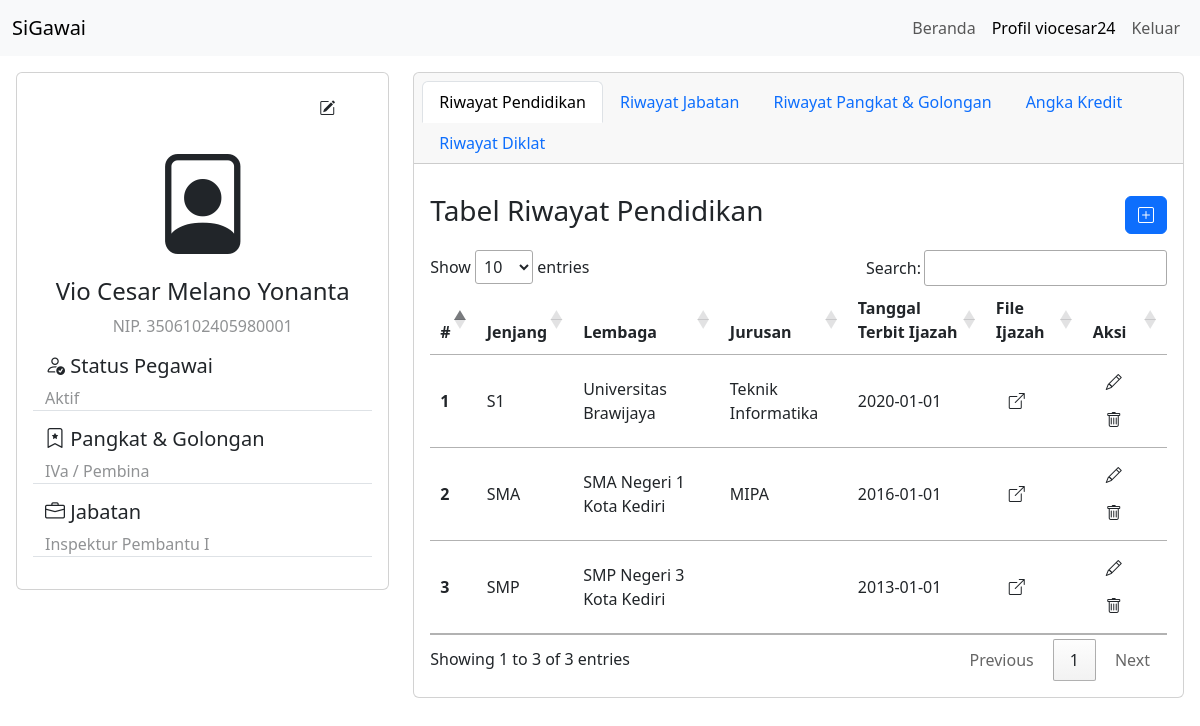
The app's page /profil/ (signed in), older data.
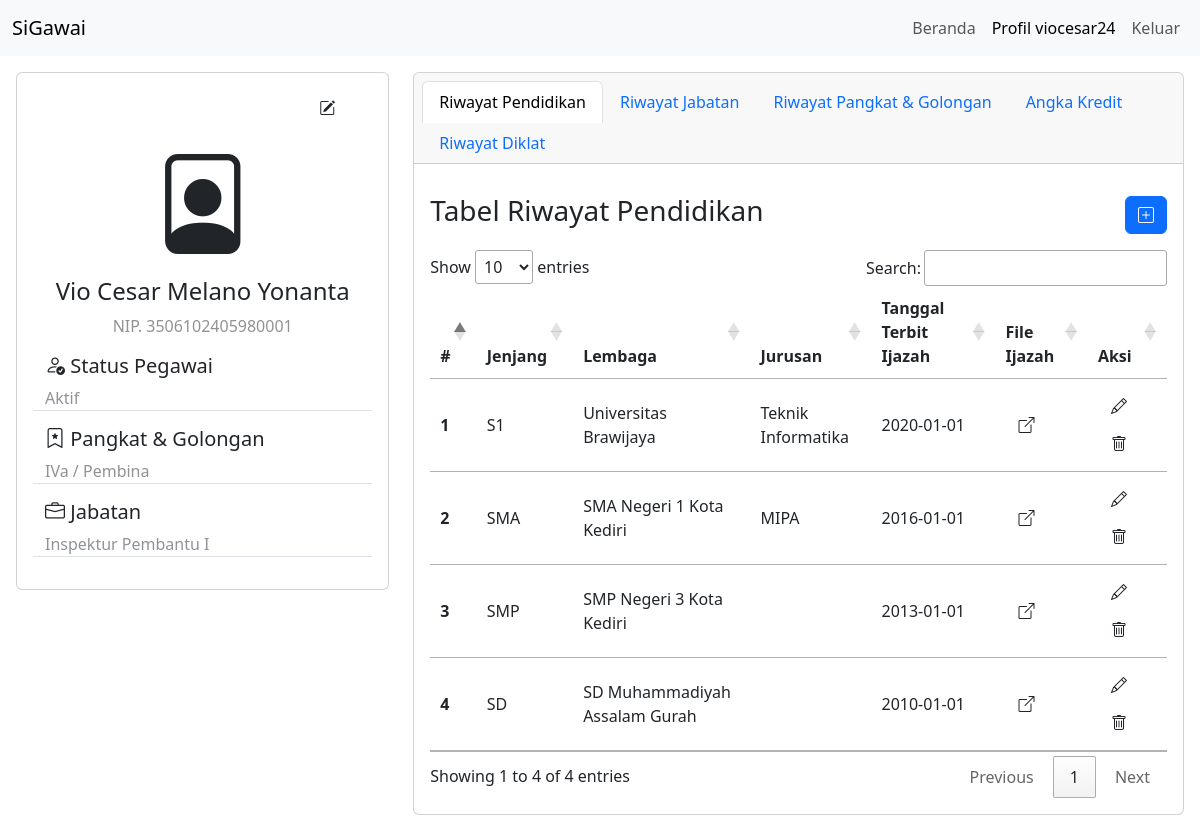
The same page, newer data.
### pegawai/models.py (models this page shows)
class Pendidikan(models.Model):
    id_pendidikan = models.AutoField(primary_key=True)
    class TingkatPendidikan(models.TextChoices):
        SD = "SD", _("Sekolah Dasar")
        SMP = "SMP", _("Sekolah Menengah Pertama")
        SMA = "SMA", _("Sekolah Menengah Atas")
        D1 = "D1", _("Diploma Satu")
        D2 = "D2", _("Diploma Dua")
        D3 = "D3", _("Diploma Tiga")
        D4 = "D4", _("Diploma Empat")
        S1 = "S1", _("Sarjana Satu")
        S2 = "S2", _("Sarjana Dua")
        S3 = "S3", _("Sarjana Tiga")
    tingkat_pendidikan = models.CharField(
        blank=False,
        max_length=3,
        choices=TingkatPendidikan.choices,
        default=TingkatPendidikan.SD,
    )
    lembaga_pendidikan = models.CharField(blank=False, max_length=200)
    fakultas_pendidikan = models.CharField(blank=True, max_length=200)
    jurusan_pendidikan = models.CharField(blank=True, max_length=200)
    gelar_depan_pendidikan = models.CharField(blank=True, max_length=100)
    gelar_belakang_pendidikan = models.CharField(blank=True, max_length=100)
    nomor_seri_ijazah_pendidikan = models.CharField(blank=False, max_length=200)
    tanggal_terbit_ijazah_pendidikan = models.DateField(blank=False)
    file_ijazah_pendidikan = models.FileField(upload_to="media/pendidikan/")
    user = models.ForeignKey(
        settings.AUTH_USER_MODEL, on_delete=models.CASCADE, blank=False, default=None
    )

### pegawai/views.py (the view)
# urls.py: path("profil/", views.profile, name="profile"),
@login_required
def profile(request):
    username = request.user.username
    try:
        pegawai = Pegawai.objects.get(user=request.user)
        tanggal_lahir_pegawai = pegawai.tanggal_lahir_pegawai.strftime("%Y-%m-%d")
    except Pegawai.DoesNotExist:
        pegawai = None
        tanggal_lahir_pegawai = None
    try:
        pendidikan = Pendidikan.objects.filter(user=request.user).order_by(
            "-tanggal_terbit_ijazah_pendidikan"
        )
        if pendidikan.exists():
            pendidikan_terakhir = pendidikan[0]
        else:
            pendidikan_terakhir = None
    except Pendidikan.DoesNotExist:
        pendidikan = None
        pendidikan_terakhir = None
    file_exists_pendidikan = False
    if pendidikan.exists():
        for pend in pendidikan:
            pend.tanggal_terbit_ijazah_pendidikan = (
                pend.tanggal_terbit_ijazah_pendidikan.strftime("%Y-%m-%d")
            )
            if pend and pend.file_ijazah_pendidikan:
                file_exists_pendidikan = default_storage.exists(
                    pend.file_ijazah_pendidikan.name
                )
            else:
                break
    pilihan_tingkat_pendidikan = Pendidikan.TingkatPendidikan.choices
    try:
        jabatan = Jabatan.objects.filter(user=request.user).order_by(
            "-tanggal_sk_jabatan"
        )
        if jabatan.exists():
            jabatan_terakhir = jabatan[0]
        else:
            jabatan_terakhir = None
    except Jabatan.DoesNotExist:
        jabatan = None
        jabatan_terakhir = None
    file_exists_jabatan = False
    if jabatan.exists():
        for jab in jabatan:
            jab.tanggal_sk_jabatan = jab.tanggal_sk_jabatan.strftime("%Y-%m-%d")
            jab.tmt_jabatan = jab.tmt_jabatan.strftime("%Y-%m-%d")
            if jab and jab.file_sk_jabatan:
                file_exists_jabatan = default_storage.exists(jab.file_sk_jabatan.name)
            else:
                break
    pilihan_jabatan = Jabatan.NamaJabatan.choices
    try:
        pangkat = Pangkat.objects.filter(user=request.user).order_by(
            "-tanggal_sk_pangkat"
        )
        if pangkat.exists():
            pangkat_terakhir = pangkat[0]
        else:
            pangkat_terakhir = None
    except Pangkat.DoesNotExist:
        pangkat = None
        pangkat_terakhir = None
    file_exists_pangkat = False
    if pangkat.exists():
        for pang in pangkat:
            pang.tanggal_sk_pangkat = pang.tanggal_sk_pangkat.strftime("%Y-%m-%d")
            pang.tmt_pangkat = pang.tmt_pangkat.strftime("%Y-%m-%d")
            if pang and pang.tanggal_sk_pangkat:
                file_exists_pangkat = default_storage.exists(pang.file_sk_pangkat.name)
            else:
                break
    pilihan_pangkat = Pangkat.KodePangkat.choices
    try:
        pak = AngkaKredit.objects.filter(user=request.user).order_by("-tanggal_pak")
        if pak.exists():
            pak_terakhir = pak[0]
        else:
            pak_terakhir = None
    except AngkaKredit.DoesNotExist:
        pak = None
        pak_terakhir = None
    file_exists_pak = False
    pak_data = []
    if pak.exists():
        for ak in pak:
            ak.tanggal_pak = ak.tanggal_pak.strftime("%Y-%m-%d")
            pak_data.append(
                {
                    "tanggal_pak": ak.tanggal_pak,
                    "nilai_pak": ak.nilai_pak,
                }
            )
            if ak and ak.tanggal_pak:
                file_exists_pak = default_storage.exists(ak.file_pak.name)
            else:
                break
    pak_data_json = json.dumps(pak_data)
    try:
        diklat = Diklat.objects.filter(user=request.user).order_by(
            "-tanggal_sertifikat_diklat"
        )
        if diklat.exists():
            diklat_terakhir = diklat[0]
        else:
            diklat_terakhir = None
    except Diklat.DoesNotExist:
        diklat = None
        diklat_terakhir = None
    file_exists_diklat = False
    if diklat.exists():
        for dik in diklat:
            dik.tanggal_mulai_diklat = dik.tanggal_mulai_diklat.strftime("%Y-%m-%d")
            dik.tanggal_selesai_diklat = dik.tanggal_selesai_diklat.strftime("%Y-%m-%d")
            dik.tanggal_sertifikat_diklat = dik.tanggal_sertifikat_diklat.strftime(
                "%Y-%m-%d"
            )
            if dik and dik.tanggal_sertifikat_diklat:
                file_exists_diklat = default_storage.exists(
                    dik.file_sertifikat_diklat.name
                )
            else:
                break
    context = {
        "username": username,
        "pegawai": pegawai,
        "tanggal_lahir_pegawai": tanggal_lahir_pegawai,
        "pendidikan": pendidikan,
        "pendidikan_terakhir": pendidikan_terakhir,
        "pilihan_tingkat_pendidikan": pilihan_tingkat_pendidikan,
        "file_exists_pendidikan": file_exists_pendidikan,
        "jabatan": jabatan,
        "jabatan_terakhir": jabatan_terakhir,
        "pilihan_jabatan": pilihan_jabatan,
        "file_exists_jabatan": file_exists_jabatan,
        "pangkat": pangkat,
        "pangkat_terakhir": pangkat_terakhir,
        "pilihan_pangkat": pilihan_pangkat,
        "file_exists_pangkat": file_exists_pangkat,
        "pak": pak,
        "pak_terakhir": pak_terakhir,
        "file_exists_pak": file_exists_pak,
        "pak_data_json": pak_data_json,  # Menambahkan data JSON ke konteks
        "diklat": diklat,
        "diklat_terakhir": diklat_terakhir,
        "file_exists_diklat": file_exists_diklat,
    }
    return render(request, "pegawai/profile.html", context)

### pegawai/templates/pegawai/profile.html (shortened to what the changed rows need)
<!doctype html>
<html lang="en">
<head>
    <link href="https://cdn.jsdelivr.net/npm/bootstrap@5.3.0/dist/css/bootstrap.min.css" rel="stylesheet">
    <link rel="stylesheet" href="https://cdn.jsdelivr.net/npm/bootstrap-icons@1.10.5/font/bootstrap-icons.css">
    <link rel="stylesheet" href="https://cdn.datatables.net/1.13.5/css/jquery.dataTables.css" />
</head>
<body>
    <div class="container-fluid p-3">
        <div class="row">
            <div class="col-sm-8">
                <div class="card">
                    <div class="card-body">
                        {% if pegawai %}
                        <div class="tab-content" id="nav-tabContent">
                            <div class="tab-pane fade show active" id="nav-pendidikan" role="tabpanel" aria-labelledby="nav-pendidikan-tab" tabindex="0">
                                <div class="row">
                                    <div class="col d-flex align-items-center">
                                        <h3 class="card-title">Tabel Riwayat Pendidikan</h3>
                                    </div>
                                    <div class="col d-flex justify-content-end">
                                        <button type="button" class="btn btn-primary my-3" data-bs-toggle="modal" data-bs-target="#tambahPendidikan">
                                            <i class="bi bi-plus-square"></i>
                                        </button>
                                    </div>
                                </div>
                                <table id="tabelPendidikan" class="table">
                                    <thead>
                                        <tr>
                                            <th scope="col">#</th>
                                            <th scope="col">Jenjang</th>
                                            <th scope="col">Lembaga</th>
                                            <th scope="col">Jurusan</th>
                                            <th scope="col">Tanggal Terbit Ijazah</th>
                                            <th scope="col">File Ijazah</th>
                                            <th scope="col">Aksi</th>
                                        </tr>
                                    </thead>
                                    <tbody class="table-group-divider">
                                        {% if pendidikan %}
                                        {% for pend in pendidikan %}
                                        <tr>
                                            <th class="align-middle" scope="row">{{ forloop.counter }}</th>
                                            <td class="align-middle">{{ pend.tingkat_pendidikan }}</td>
                                            <td class="align-middle">{{ pend.lembaga_pendidikan }}</td>
                                            <td class="align-middle">{{ pend.jurusan_pendidikan }}</td>
                                            <td class="align-middle">{{ pend.tanggal_terbit_ijazah_pendidikan }}</td>
                                            <td class="align-middle">
                                                <a href="{% url 'download_ijazah' pend.id_pendidikan %}" class="btn" target="_blank">
                                                    <i class="bi bi-box-arrow-up-right"></i>
                                                </a>
                                            </td>
                                            <td class="align-middle">
                                                <button type="button" class="btn" data-bs-toggle="modal" data-bs-target="#editPendidikan{{ pend.id_pendidikan }}">
                                                    <i class="bi bi-pencil"></i>
                                                </button>
                                                <button type="button" class="btn" data-bs-toggle="modal" data-bs-target="#deletePendidikan{{ pend.id_pendidikan }}">
                                                    <i class="bi bi-trash"></i>
                                                </button>
                                            </td>
                                        </tr>
                                        {% endfor %}
                                        {% endif %}
                                    </tbody>
                                </table>
                            </div>
                        </div>
                        {% else %}
                        <div class="alert alert-danger alert-dismissible fade show" role="alert">
                            Data Profil Anda belum lengkap! Silahkan melengkapi Data Profil Anda!
                            <button type="button" class="btn-close" data-bs-dismiss="alert" aria-label="Close"></button>
                        </div>
                        {% endif %}
                    </div>
                </div>
            </div>
        </div>
    </div>
</body>
</html>

Row changes from the older to the newer data that the page shows:
added Pendidikan: tingkat_pendidikan "SD", lembaga_pendidikan "SD Muhammadiyah Assalam Gurah", tanggal_terbit_ijazah_pendidikan "2010-01-01"
Text that changed along with them:
text written by a page script: "Show entries Search: Showing 1 to 3 of 3 entries Previous 1 Next" → "Show entries Search: Showing 1 to 4 of 4 entries Previous 1 Next"
